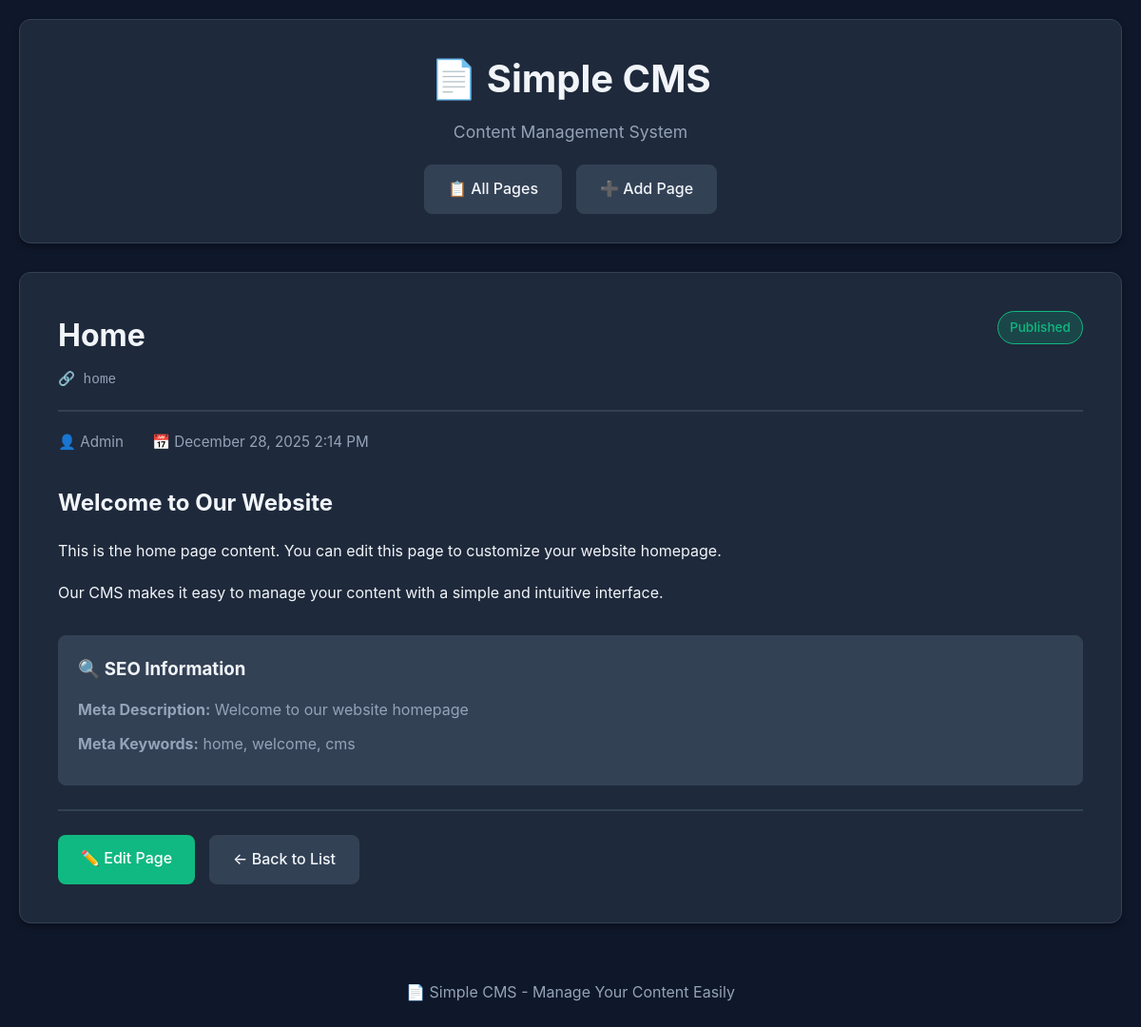
Screenshot of /?view=view&id=1 with the database file from the repository.
### tables this page shows
CREATE TABLE IF NOT EXISTS pages (
    id INT AUTO_INCREMENT PRIMARY KEY,
    title VARCHAR(255) NOT NULL,
    slug VARCHAR(255) NOT NULL UNIQUE,
    content TEXT,
    meta_description VARCHAR(500),
    meta_keywords VARCHAR(255),
    status ENUM('published', 'draft') DEFAULT 'draft',
    author VARCHAR(100),
    created_at TIMESTAMP DEFAULT CURRENT_TIMESTAMP,
    updated_at TIMESTAMP DEFAULT CURRENT_TIMESTAMP ON UPDATE CURRENT_TIMESTAMP,
    INDEX idx_slug (slug),
    INDEX idx_status (status)
);

### index.php (the view, shortened to what this page needs)
<?php
require_once 'config.php';
$view = $_GET['view'] ?? 'list';
$page_id = $_GET['id'] ?? null;
$pages = $pdo->query("SELECT * FROM pages ORDER BY updated_at DESC")->fetchAll();
$current_page = null;
if ($page_id && ($view === 'edit' || $view === 'view')) {
    $stmt = $pdo->prepare("SELECT * FROM pages WHERE id=?");
    $stmt->execute([$page_id]);
    $current_page = $stmt->fetch();
}
$stats = $pdo->query("SELECT
    COUNT(*) as total,
    COUNT(CASE WHEN status='published' THEN 1 END) as published,
    COUNT(CASE WHEN status='draft' THEN 1 END) as draft
    FROM pages")->fetch();
?>
<!DOCTYPE html>
<html lang="en">
<head>
    <link rel="stylesheet" href="style.css">
</head>
<body>
    <div class="container">
        <header class="header">
            <div class="header-content">
                <h1>📄 Simple CMS</h1>
                <p class="subtitle">Content Management System</p>
            </div>
            <nav class="nav">
                <a href="?view=list" class="nav-link <?php echo $view === 'list' ? 'active' : ''; ?>">📋 All Pages</a>
                <a href="?view=add" class="nav-link <?php echo $view === 'add' ? 'active' : ''; ?>">➕ Add Page</a>
            </nav>
        </header>
        <?php if ($view === 'list'): ?>
            <div class="stats-grid">
                <div class="stat-card card-blue">
                    <div class="stat-icon">📄</div>
                    <div class="stat-content">
                        <div class="stat-value"><?php echo $stats['total']; ?></div>
                        <div class="stat-label">Total Pages</div>
                    </div>
                </div>
                <div class="stat-card card-green">
                    <div class="stat-icon">✅</div>
                    <div class="stat-content">
                        <div class="stat-value"><?php echo $stats['published']; ?></div>
                        <div class="stat-label">Published</div>
                    </div>
                </div>
                <div class="stat-card card-orange">
                    <div class="stat-icon">📝</div>
                    <div class="stat-content">
                        <div class="stat-value"><?php echo $stats['draft']; ?></div>
                        <div class="stat-label">Drafts</div>
                    </div>
                </div>
            </div>
            <div class="section-title">
                <h2>📋 All Pages</h2>
            </div>
            <div class="pages-grid">
                <?php foreach ($pages as $page): ?>
                    <div class="page-card">
                        <div class="page-header">
                            <div>
                                <h3><?php echo htmlspecialchars($page['title']); ?></h3>
                                <p class="page-slug">🔗 <?php echo htmlspecialchars($page['slug']); ?></p>
                            </div>
                            <span class="status-badge status-<?php echo $page['status']; ?>">
                                <?php echo ucfirst($page['status']); ?>
                            </span>
                        </div>
                        <div class="page-meta">
                            <p><strong>👤 Author:</strong> <?php echo htmlspecialchars($page['author']); ?></p>
                            <p><strong>📅 Updated:</strong> <?php echo date('M j, Y g:i A', strtotime($page['updated_at'])); ?></p>
                        </div>
                        <?php if ($page['meta_description']): ?>
                            <p class="page-description"><?php echo htmlspecialchars($page['meta_description']); ?></p>
                        <?php endif; ?>
                        <div class="page-actions">
                            <a href="?view=view&id=<?php echo $page['id']; ?>" class="btn btn-small btn-blue">👁️ View</a>
                            <a href="?view=edit&id=<?php echo $page['id']; ?>" class="btn btn-small btn-green">✏️ Edit</a>
                            <form method="POST" style="display: inline;" onsubmit="return confirm('Are you sure you want to delete this page?');">
                                <input type="hidden" name="action" value="delete">
                                <input type="hidden" name="id" value="<?php echo $page['id']; ?>">
                                <button type="submit" class="btn btn-small btn-red">🗑️ Delete</button>
                            </form>
                        </div>
                    </div>
                <?php endforeach; ?>
                <?php if (empty($pages)): ?>
                    <div class="no-data">
                        <p>No pages found. Create your first page!</p>
                    </div>
                <?php endif; ?>
            </div>
        <?php elseif ($view === 'view' && $current_page): ?>
            <div class="page-view">
                <div class="view-header">
                    <div>
                        <h2><?php echo htmlspecialchars($current_page['title']); ?></h2>
                        <p class="view-slug">🔗 <?php echo htmlspecialchars($current_page['slug']); ?></p>
                    </div>
                    <div class="view-badges">
                        <span class="status-badge status-<?php echo $current_page['status']; ?>">
                            <?php echo ucfirst($current_page['status']); ?>
                        </span>
                    </div>
                </div>
                <div class="view-meta">
                    <span>👤 <?php echo htmlspecialchars($current_page['author']); ?></span>
                    <span>📅 <?php echo date('F j, Y g:i A', strtotime($current_page['updated_at'])); ?></span>
                </div>
                <div class="view-content">
                    <?php echo $current_page['content']; ?>
                </div>
                <?php if ($current_page['meta_description'] || $current_page['meta_keywords']): ?>
                    <div class="view-seo">
                        <h3>🔍 SEO Information</h3>
                        <?php if ($current_page['meta_description']): ?>
                            <p><strong>Meta Description:</strong> <?php echo htmlspecialchars($current_page['meta_description']); ?></p>
                        <?php endif; ?>
                        <?php if ($current_page['meta_keywords']): ?>
                            <p><strong>Meta Keywords:</strong> <?php echo htmlspecialchars($current_page['meta_keywords']); ?></p>
                        <?php endif; ?>
                    </div>
                <?php endif; ?>
                <div class="view-actions">
                    <a href="?view=edit&id=<?php echo $current_page['id']; ?>" class="btn btn-green">✏️ Edit Page</a>
                    <a href="?view=list" class="btn btn-secondary">← Back to List</a>
                </div>
            </div>
        <?php endif; ?>
        <footer class="footer">
            <p>📄 Simple CMS - Manage Your Content Easily</p>
        </footer>
    </div>
</body>
</html>

### style.css (style rules this page uses)
:root { --bg-primary: #0f172a; --bg-secondary: #1e293b; --bg-tertiary: #334155; --text-primary: #f1f5f9; --text-secondary: #94a3b8; --border-color: #334155; --color-blue: #3b82f6; --color-green: #10b981; --color-purple: #8b5cf6; --color-orange: #f59e0b; --color-red: #ef4444; --shadow: 0 4px 6px rgba(0,0,0,0.3); }
* { margin: 0; padding: 0; box-sizing: border-box; }
body { font-family: -apple-system, BlinkMacSystemFont, 'Segoe UI', Roboto, sans-serif; background-color: var(--bg-primary); color: var(--text-primary); line-height: 1.6; padding: 20px; }
.container { max-width: 1400px; margin: 0 auto; }
.header { background: var(--bg-secondary); padding: 30px; border-radius: 12px; box-shadow: var(--shadow); margin-bottom: 30px; border: 1px solid var(--border-color); }
.header-content { text-align: center; margin-bottom: 20px; }
.header h1 { font-size: 2.5rem; color: var(--text-primary); margin-bottom: 10px; }
.subtitle { color: var(--text-secondary); font-size: 1.1rem; }
.nav { display: flex; gap: 15px; justify-content: center; flex-wrap: wrap; }
.nav-link { padding: 12px 24px; background: var(--bg-tertiary); color: var(--text-primary); text-decoration: none; border-radius: 8px; font-weight: 500; transition: all 0.2s; border: 1px solid var(--border-color); }
.status-badge { padding: 6px 12px; border-radius: 20px; font-size: 0.85rem; font-weight: 500; }
.status-published { background-color: rgba(16,185,129,0.2); color: var(--color-green); border: 1px solid var(--color-green); }
.btn { padding: 12px 24px; border: none; border-radius: 8px; cursor: pointer; font-size: 1rem; font-weight: 500; transition: all 0.2s; text-decoration: none; display: inline-block; }
.btn-green { background-color: var(--color-green); color: white; }
.btn-secondary { background-color: var(--bg-tertiary); color: var(--text-primary); border: 1px solid var(--border-color); }
.page-view { background: var(--bg-secondary); padding: 40px; border-radius: 12px; box-shadow: var(--shadow); margin-bottom: 30px; border: 1px solid var(--border-color); }
.view-header { display: flex; justify-content: space-between; align-items: start; margin-bottom: 20px; padding-bottom: 20px; border-bottom: 2px solid var(--border-color); gap: 20px; }
.view-header h2 { font-size: 2rem; color: var(--text-primary); margin-bottom: 10px; }
.view-slug { color: var(--text-secondary); font-family: monospace; font-size: 0.9rem; }
.view-badges { display: flex; gap: 10px; }
.view-meta { display: flex; gap: 30px; margin-bottom: 30px; color: var(--text-secondary); font-size: 0.95rem; flex-wrap: wrap; }
.view-content { margin-bottom: 30px; line-height: 1.8; color: var(--text-primary); }
.view-content h1, .view-content h2, .view-content h3 { margin-top: 20px; margin-bottom: 15px; color: var(--text-primary); }
.view-content p { margin-bottom: 15px; }
.view-seo { background: var(--bg-tertiary); padding: 20px; border-radius: 8px; margin-bottom: 25px; border: 1px solid var(--border-color); }
.view-seo h3 { margin-bottom: 15px; color: var(--text-primary); }
.view-seo p { margin-bottom: 10px; color: var(--text-secondary); line-height: 1.6; }
.view-actions { display: flex; gap: 15px; padding-top: 25px; border-top: 2px solid var(--border-color); flex-wrap: wrap; }
.footer { text-align: center; margin-top: 40px; padding: 20px; color: var(--text-secondary); }

### rows the page displays
pages: title "Home", slug "home", status "Published", author "Admin", updated_at "December 28, 2025 2:14 PM", content "Welcome to Our Website This is the home page content. You can edit this page to customize your website homepage. Our CMS makes it easy to manage your content with a simple and intuitive interface.", meta_description "Welcome to our website homepage", meta_keywords "home, welcome, cms"
